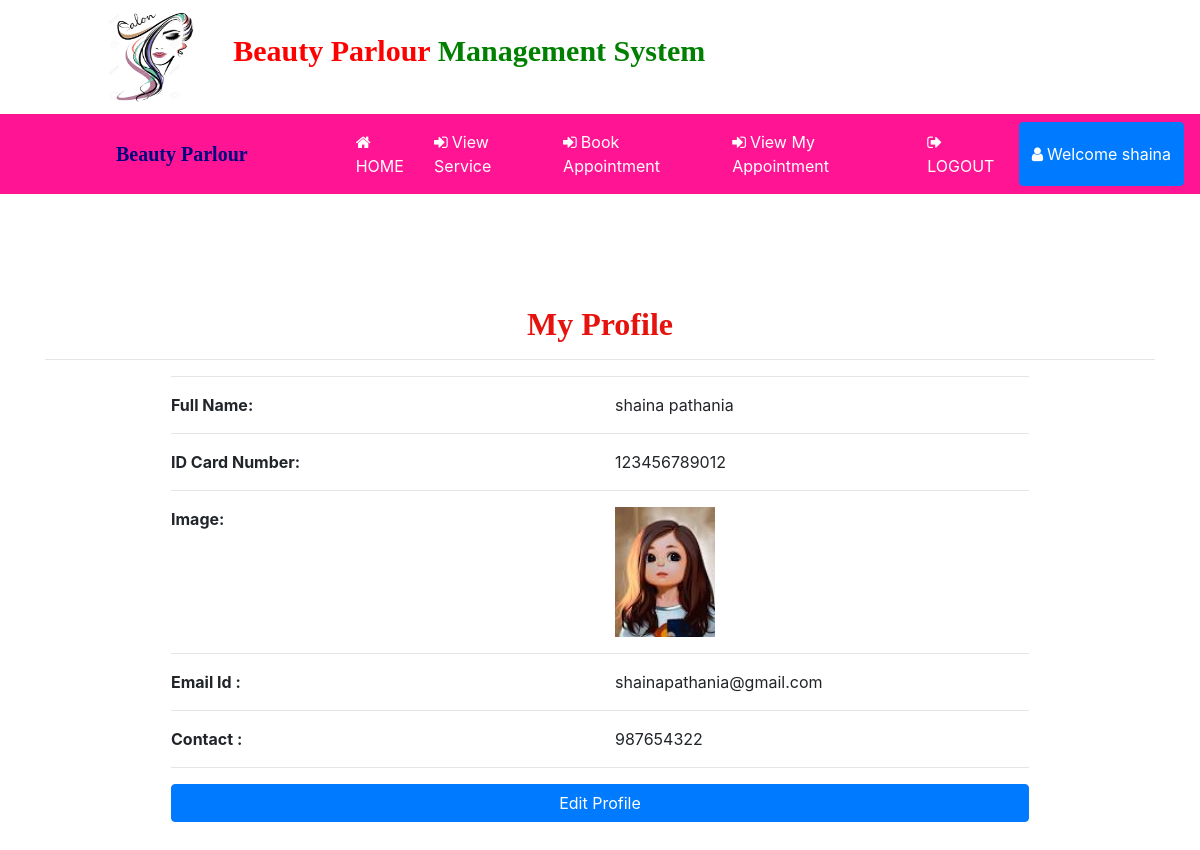
/profile (signed in), run on the app's committed database.
### beauty/models.py (models this page shows, shortened)
class Customer(models.Model):
    user = models.ForeignKey(User,on_delete=models.CASCADE,null=True)
    status = models.ForeignKey(User_status,on_delete=models.CASCADE,null=True)
    mobile = models.IntegerField(null=True)
    id_card_no = models.CharField(max_length=100,null=True)
    gender = models.CharField(max_length=10,null=True)
    image = models.FileField(null=True)

### beauty/views.py (the view)
# urls.py: path('profile',Profile,name="profile"),
def Profile(request):
    user = User.objects.get(id=request.user.id)
    pro = Customer.objects.get(user=user)
    d = {'pro':pro}
    return render(request,'profile.html',d)

### beauty/templates/profile.html (shortened to what this page needs)
{% extends 'navigation.html' %}
{% load static %}
{% block body %}
<div class="container">
    <h2 style="font-weight:bold;font-family : 'Monotype Corsiva' ; color : #E6120E ;margin-top:10%" align="center">My Profile</h2><hr>
<div  class="container-fluid" style="width:80%;margin-bottom:5%">
    <hr><div class="row">
        <div class="col-md-6">
            <strong>Full Name:</strong>
        </div>
        <div class="col-md-6">
            {{pro.user.first_name}} {{pro.user.last_name}}
        </div>
    </div><hr>
    <div class="row">
        <div class="col-md-6">
            <strong>ID Card Number:</strong>
        </div>
        <div class="col-md-6">
            {{pro.id_card_no}}
        </div>
    </div><hr>
    <div class="row">
        <div class="col-md-6">
            <strong>Image:</strong>
        </div>
        <div class="col-md-6">
            <img src="{{pro.image.url}}" style="width:100px;height:130px"></img>
        </div></div><hr>
    <div class="row">
        <div class="col-md-6">
            <strong>Email Id :</strong>
        </div>
        <div class="col-md-6">
            {{pro.user.username}}
        </div>
    </div><hr>
     <div class="row">
        <div class="col-md-6">
            <strong>Contact :</strong>
        </div>
        <div class="col-md-6">
            {{pro.mobile}}
        </div>
     </div><hr>
    <a href="{% url 'edit_profile' %}"><button class="btn btn-primary" style="width:100%;margin-bottom:5%">Edit Profile</button></a>
    </div></div>
{% endblock %}

### beauty/templates/navigation.html (shortened to what this page needs)
<!DOCTYPE html>
<html lang="en">
<head>
  {% load static %}
  <link rel="stylesheet" href="https://maxcdn.bootstrapcdn.com/bootstrap/4.0.0/css/bootstrap.min.css"
>
  <link rel=stylesheet href="//cdn.datatables.net/1.10.19/css/jquery.dataTables.min.css">
</head>
<link rel="stylesheet" href="https://cdnjs.cloudflare.com/ajax/libs/font-awesome/4.7.0/css/font-awesome.min.css">
</head>
<body>
  <div class="container-fluid" style="padding:1%;margin-bottom:0%;background-color:white">
    <img src="{% static 'images/beauty3.jpg' %}" style="width:90px;height:90px;margin-right:10px;margin-left:8%"><span
      style="padding:20px;font-weight:bold;font-size:30px">
      <span style="color:red;font-family : 'Monotype Corsiva' ;">Beauty Parlour</span>
      <span style="color:green;font-family : 'Monotype Corsiva' ;">Management System</span></h4>
  </div>
  <nav class="navbar navbar-expand-sm" style="background-color:DeepPink">
    <a class="navbar-brand" href="#"
      style="color:navy;font-family:'Monotype Corsiva';font-weight:bold;margin-left:100px;margin-right:0">
      Beauty Parlour</a>
    <ul class="navbar-nav">
      {% if request.user.username %}
      {% if not request.user.is_staff %}
      <li class="nav-item">
        <a class="nav-link" href="{% url 'profile' %}" style="color:white;margin-left:100px">
          <i class="fa fa-home" style="margin-right:4px"></i>HOME</a>
      </li>
      <li class="nav-item">
        <a class="nav-link" href="{% url 'all_service' %}" style="color:white">
          <i class="fa fa-sign-in" style="margin-right:4px"></i>View Service</a>
      </li>
      <li class="nav-item">
        <a class="nav-link" href="{% url 'book_appointment' %}" style="color:white">
          <i class="fa fa-sign-in" style="margin-right:4px"></i>Book Appointment</a>
      </li>
      <li class="nav-item">
        <a class="nav-link" href="{% url 'view_appointment' %}" style="color:white">
          <i class="fa fa-sign-in" style="margin-right:4px"></i>View My Appointment</a>
      </li>
      {% endif %}
      {% endif %}
      {% if request.user.is_authenticated %}
      {% if not request.user.is_staff %}
      <li class="nav-item">
        <a class="nav-link" href="{% url 'logout' %}" style="color:white">
          <i class="fa fa-sign-out" style="margin-right:4px"></i>LOGOUT</a>
      </li>
      <div class="btn-group">
        <button type="button" class="btn btn-primary" data-toggle="dropdown" aria-haspopup="true" aria-expanded="false">
          <i class="fa fa-user" style="margin-right:4px"></i>Welcome {{request.user.first_name}}
        </button>
      </div>
      {% endif %}
      {% endif %}
    </ul>
  </nav>
  {% block body %}
  {% endblock %}
</body>
</html>

### beauty/templates/navigation.html (style rules this page uses)
* { box-sizing: border-box; }

### data on the page
Customer: user.first_name "shaina", user.last_name "pathania", id_card_no "123456789012", image (picture), user.username "shainapathania@gmail.com", mobile "987654322"

### other printed values
{{ request.user.first_name }} "shaina"
